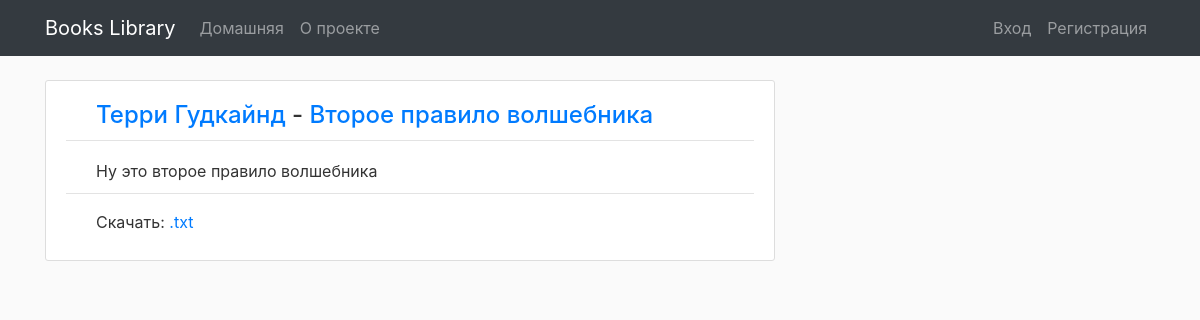
The page /book/2 on the database its author committed.
### books_website/models.py (models this page shows)
class Author(db.Model):
    id = db.Column(db.Integer, primary_key=True)
    name = db.Column(db.String(100), unique=False, nullable=False)
    books = db.relationship('Book', backref='author', lazy=True)

class Book(db.Model):
    id = db.Column(db.Integer, primary_key=True)
    name = db.Column(db.String(100), unique=False, nullable=False)
    description = db.Column(db.Text, nullable=False)
    book_file = db.Column(db.String(100), nullable=False)
    author_id = db.Column(db.Integer, db.ForeignKey('author.id'))

### books_website/books/routes.py (the view)
@books.route("/book/<int:book_id>")
def book(book_id):
    book = Book.query.get_or_404(book_id)
    return render_template("book.html", title=book.name, book=book)

### books_website/templates/book.html
{% extends "layout.html" %}
{% block content %}
    <article class="article-section">
            <h4 class="article-info"><a href="{{ url_for('authors.author', author_id=book.author.id) }}">
                {{ book.author.name }}</a> - <a href={{ url_for('books.book', book_id=book.id) }}>{{ book.name }}</a></h4>
            <p class="article-description">{{ book.description }}</p>
            <p class="article-link"> Скачать: <a href="{{ url_for('static', filename='books_files/' + book.book_file) }}">.txt</a></p>
        </article>
{% endblock content %}

### books_website/static/main.css (style rules this page uses)
body { background: #fafafa; color: #333333; margin-top: 5rem; }
h1, h2, h3, h4, h5, h6 { color: #333333; }
.article-section { background: #ffffff; padding: 10px 20px; border: 1px solid #dddddd; border-radius: 3px; margin-bottom: 20px; }
.article-info { padding: 10px 30px; border-bottom: 1px solid #e3e3e3; }
.article-description { padding: 10px 30px; border-bottom: 1px solid #e3e3e3; }
.article-link { padding: 0px 30px; }

### rows shown on the page
Author: author.name "Терри Гудкайнд"
Book: name "Второе правило волшебника", description "Ну это второе правило волшебника"
